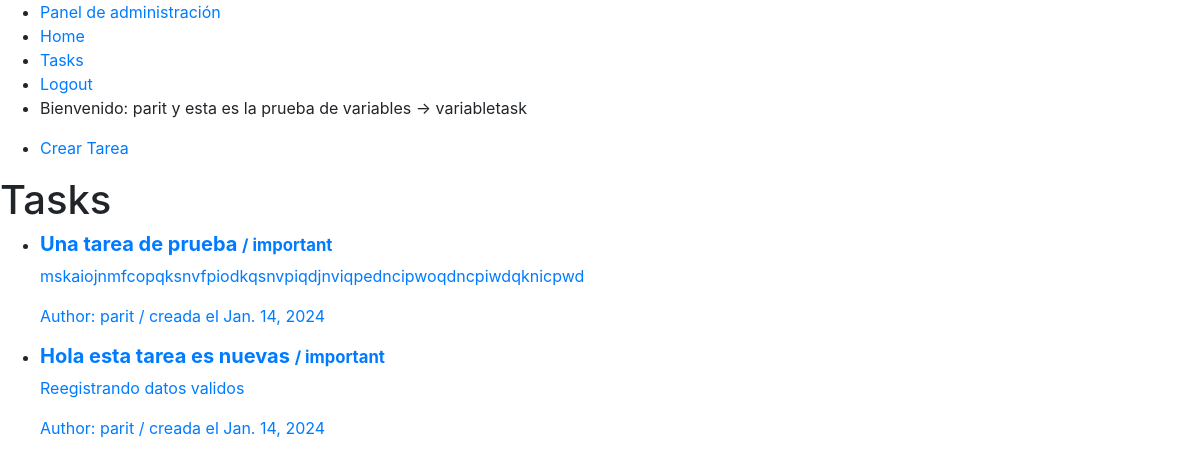
Page /task/ (signed in) on the earlier database version.
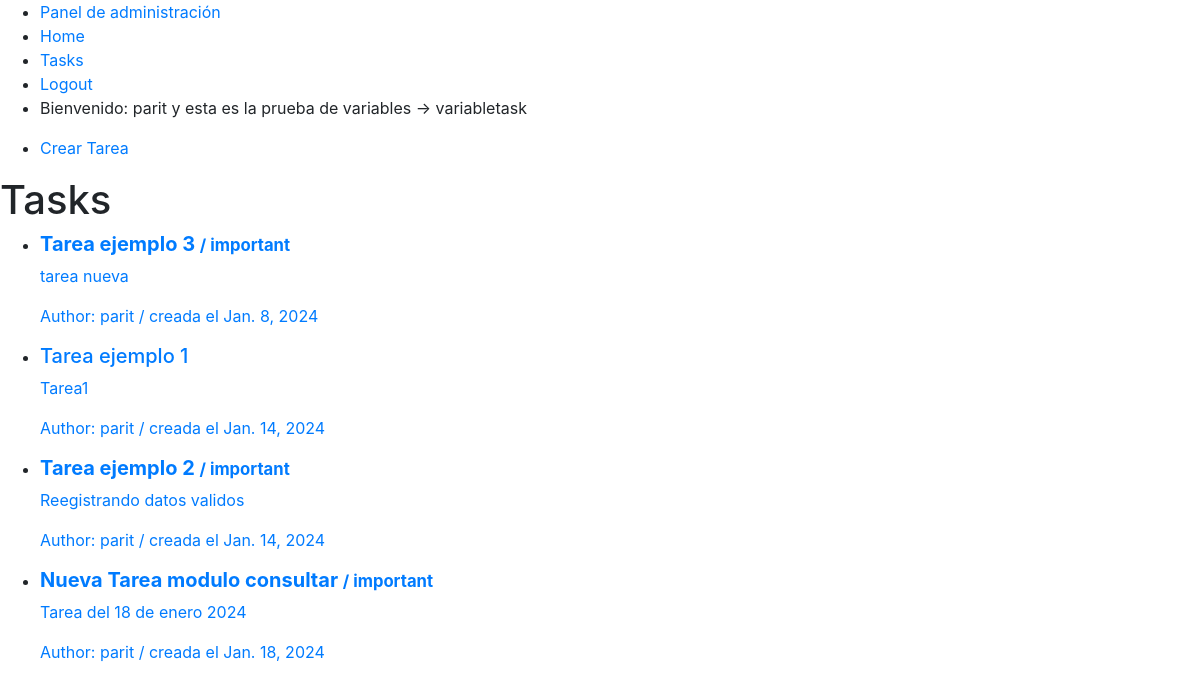
Same page on the later database version.
### tasks/models.py (models this page shows)
class Task(models.Model):
    title = models.CharField(max_length=100)
    description = models.TextField(blank=True)
    created = models.DateField(auto_now_add=True)
    datecompleted = models.DateTimeField(null=True, blank=True)
    important = models.BooleanField(default=False)
    user = models.ForeignKey(User, on_delete=models.CASCADE)
    def __str__(self):
        return self.title + ' - by ' + self.user.username

### tasks/views.py (the view)
# urls.py: path('task/', views.tasks, name='tasks'),
def tasks(request):
    if request.method == 'GET':
        tasks = Task.objects.filter(
            user=request.user, datecompleted__isnull=True)
        tasks = tasks.order_by('created')
        return render(request, 'task.html', {
            'variable1': 'variabletask',
            'tasks': tasks})

### tasks/templates/task.html (shortened to what this page needs)
{% extends 'base.html' %} {% block content %}
<!DOCTYPE html>
<html lang="en">
  <head>
    <link
      rel="stylesheet"
      href="https://stackpath.bootstrapcdn.com/bootstrap/4.3.1/css/bootstrap.min.css"
    />
  </head>
  <body>
    {% if user.is_authenticated %}
    <ul>
      <li>
        <a href="create">Crear Tarea</a>
      </li>
    </ul>
    {% endif %}
    <h1>Tasks</h1>
    <ul>
      {% for task in tasks %}
      <li>
        <a href="{% url 'task_detail' task.id %}">
          {% if task.important %}
          <h5>
            <strong
              >{{task.title}}
              <span style="font-size: smaller"> / important</span>
            </strong>
          </h5>
          {% else %}
          <h5>{{task.title}}</h5>
          {% endif %}
          <p>{{task.description}}</p>
          <p>
            <span>Author: </span>{{task.user.username}}
            <span>/ creada el {{ task.created }}</span>
          </p>
        </a>
      </li>
      {% endfor %}
    </ul>
  </body>
</html>
{% endblock %}

### tasks/templates/base.html (shortened to what this page needs)
<!DOCTYPE html>
<html lang="en">
  <head>
  </head>
  <body>
    <nav>
      <ul>
        {% if user.is_superuser %}
        <li>
          <a href="/admin">Panel de administración</a>
        </li>
        {% endif %}
        <li>
          <a href="/">Home</a>
        </li>
        <li>
          <a href="/task">Tasks</a>
        </li>
        {% if user.is_authenticated %}
        <li>
          <a href="/logout">Logout</a>
        </li>
        <li>
          <p>
            Bienvenido: {{user.username}} y esta es la prueba de variables ->
            {{variable1}}
          </p>
        </li>
        {% endif %}
      </ul>
    </nav>
    {% block content %} {% endblock %}
  </body>
</html>

Differences in the rows shown:
now on this page (row edited): Task: title "Tarea ejemplo 3", description "tarea nueva", user.username "parit", created "Jan. 8, 2024"
changed Task: important True → False (drawn); description "mskaiojnmfcopqksnvfpiodkqsnvpiqdjnviqpedncipwoqdncpiwdqknicpwd" → "Tarea1"; title "Una tarea de prueba" → "Tarea ejemplo 1"
changed Task "Reegistrando datos validos": title "Hola esta tarea es nuevas" → "Tarea ejemplo 2"
added Task: title "Nueva Tarea modulo consultar", description "Tarea del 18 de enero 2024", user.username "parit", created "Jan. 18, 2024"
